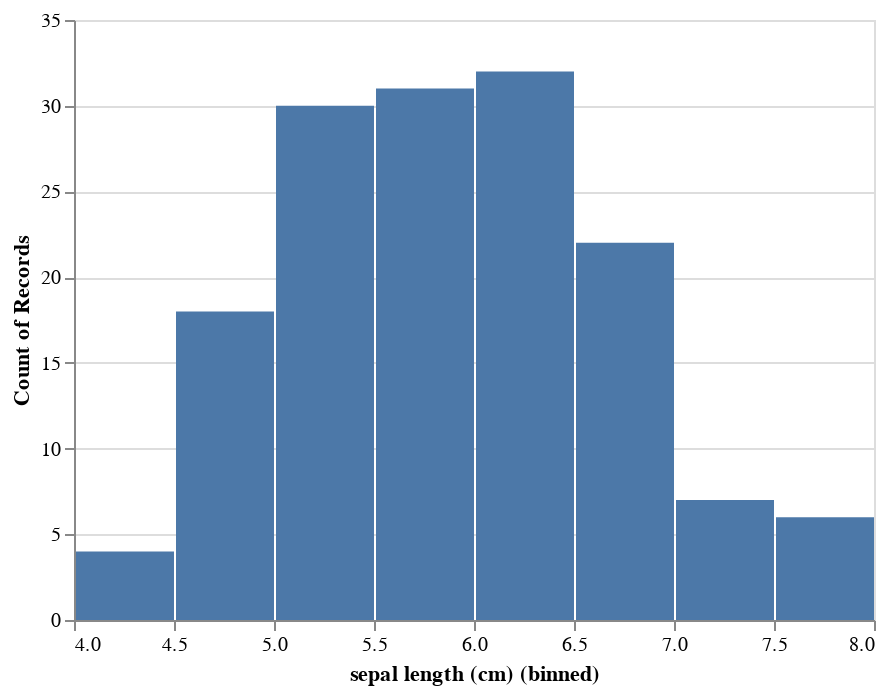

This figure's notebook cell:
### Code cell
# altair
barchart = alt.Chart(pd.DataFrame(df_iris_uni)).mark_bar().encode(
    alt.X("sepal length (cm):Q",bin=alt.Bin(maxbins=10)),
    alt.Y('count():Q', stack=None)
)
barchart
#Altair need Bins in form of bin, not the bin values themsleves.

### Figure 1 — Vega-Lite specification as saved in the notebook (floating-point values rounded to 4 significant figures; data arrays with more than 128 entries replaced by an {"elided": "..."} marker saying what was removed)
{"config": {"view": {"continuousWidth": 400, "continuousHeight": 300}}, "data": {"name": "data-84f96f3a2fdea58da25b3b58a4662690"}, "mark": "bar", "encoding": {"x": {"bin": {"maxbins": 10}, "field": "sepal length (cm)", "type": "quantitative"}, "y": {"aggregate": "count", "stack": null, "type": "quantitative"}}, "$schema": "https://vega.github.io/schema/vega-lite/v4.17.0.json", "datasets": {"data-84f96f3a2fdea58da25b3b58a4662690": {"elided": "150 records"}}}
